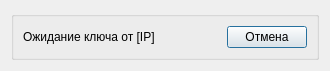
<?xml version="1.0" encoding="UTF-8"?>
<ui version="4.0">
 <class>AwaitingKeyDialog</class>
 <widget class="QDialog" name="AwaitingKeyDialog">
  <property name="windowModality">
   <enum>Qt::WindowModal</enum>
  </property>
  <property name="geometry">
   <rect>
    <x>0</x>
    <y>0</y>
    <width>330</width>
    <height>65</height>
   </rect>
  </property>
  <property name="windowTitle">
   <string/>
  </property>
  <layout class="QVBoxLayout" name="verticalLayout">
   <item>
    <widget class="QGroupBox" name="groupBox">
     <property name="title">
      <string/>
     </property>
     <layout class="QVBoxLayout" name="verticalLayout_2">
      <item>
       <layout class="QHBoxLayout" name="horizontalLayout">
        <item>
         <widget class="QLabel" name="label">
          <property name="text">
           <string>Ожидание ключа от [IP]</string>
          </property>
         </widget>
        </item>
        <item>
         <widget class="QPushButton" name="pushButton">
          <property name="sizePolicy">
           <sizepolicy hsizetype="Fixed" vsizetype="Fixed">
            <horstretch>0</horstretch>
            <verstretch>0</verstretch>
           </sizepolicy>
          </property>
          <property name="text">
           <string>Отмена</string>
          </property>
         </widget>
        </item>
       </layout>
      </item>
     </layout>
    </widget>
   </item>
  </layout>
 </widget>
 <resources/>
 <connections/>
</ui>
